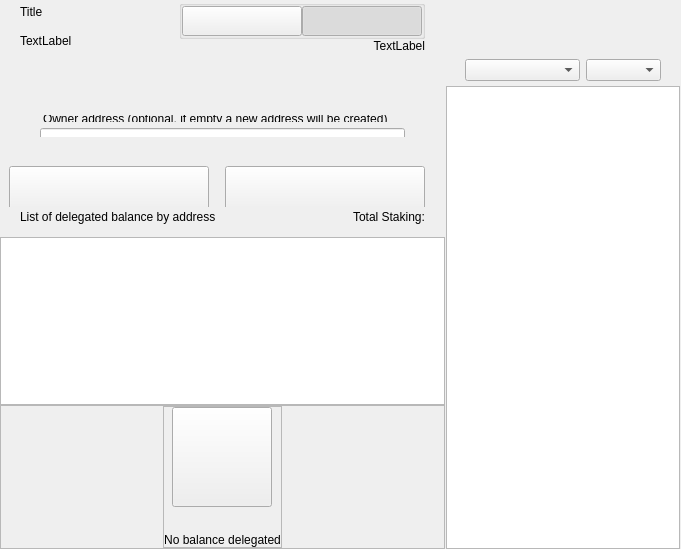
<?xml version="1.0" encoding="UTF-8"?>
<ui version="4.0">
 <class>ColdStakingWidget</class>
 <widget class="QWidget" name="ColdStakingWidget">
  <property name="geometry">
   <rect>
    <x>0</x>
    <y>0</y>
    <width>629</width>
    <height>549</height>
   </rect>
  </property>
  <property name="windowTitle">
   <string>Form</string>
  </property>
  <layout class="QHBoxLayout" name="horizontalLayout_1" stretch="2,1">
   <property name="spacing">
    <number>0</number>
   </property>
   <property name="leftMargin">
    <number>0</number>
   </property>
   <property name="topMargin">
    <number>0</number>
   </property>
   <property name="rightMargin">
    <number>0</number>
   </property>
   <property name="bottomMargin">
    <number>0</number>
   </property>
   <item>
    <widget class="QWidget" name="left" native="true">
     <layout class="QVBoxLayout" name="verticalLayout_3">
      <property name="leftMargin">
       <number>0</number>
      </property>
      <property name="topMargin">
       <number>0</number>
      </property>
      <property name="rightMargin">
       <number>0</number>
      </property>
      <property name="bottomMargin">
       <number>0</number>
      </property>
      <item>
       <layout class="QVBoxLayout" name="verticalLayout_2">
        <property name="spacing">
         <number>0</number>
        </property>
        <item>
         <layout class="QVBoxLayout" name="verticalLayoutTop">
          <property name="spacing">
           <number>0</number>
          </property>
          <property name="leftMargin">
           <number>20</number>
          </property>
          <property name="rightMargin">
           <number>20</number>
          </property>
          <item>
           <widget class="QWidget" name="containerTitle" native="true">
            <property name="sizePolicy">
             <sizepolicy hsizetype="Preferred" vsizetype="Minimum">
              <horstretch>0</horstretch>
              <verstretch>0</verstretch>
             </sizepolicy>
            </property>
            <property name="maximumSize">
             <size>
              <width>16777215</width>
              <height>100</height>
             </size>
            </property>
            <layout class="QHBoxLayout" name="containerTitleLayout">
             <property name="spacing">
              <number>0</number>
             </property>
             <property name="leftMargin">
              <number>0</number>
             </property>
             <property name="topMargin">
              <number>0</number>
             </property>
             <property name="rightMargin">
              <number>0</number>
             </property>
             <property name="bottomMargin">
              <number>0</number>
             </property>
             <item>
              <layout class="QVBoxLayout" name="verticalLayout11">
               <property name="spacing">
                <number>5</number>
               </property>
               <item>
                <widget class="QLabel" name="labelTitle">
                 <property name="text">
                  <string>Title</string>
                 </property>
                </widget>
               </item>
               <item>
                <widget class="QLabel" name="labelSubtitle1">
                 <property name="maximumSize">
                  <size>
                   <width>16777215</width>
                   <height>16777215</height>
                  </size>
                 </property>
                 <property name="text">
                  <string>TextLabel</string>
                 </property>
                </widget>
               </item>
              </layout>
             </item>
             <item>
              <spacer name="horizontalSpacer">
               <property name="orientation">
                <enum>Qt::Horizontal</enum>
               </property>
               <property name="sizeHint" stdset="0">
                <size>
                 <width>40</width>
                 <height>20</height>
                </size>
               </property>
              </spacer>
             </item>
             <item>
              <widget class="QWidget" name="containerViewPrivacyChecks" native="true">
               <layout class="QVBoxLayout" name="containerPrivacyChecks">
                <property name="spacing">
                 <number>0</number>
                </property>
                <property name="leftMargin">
                 <number>0</number>
                </property>
                <property name="topMargin">
                 <number>0</number>
                </property>
                <property name="rightMargin">
                 <number>0</number>
                </property>
                <property name="bottomMargin">
                 <number>0</number>
                </property>
                <item alignment="Qt::AlignHCenter|Qt::AlignVCenter">
                 <widget class="QGroupBox" name="groupBox">
                  <property name="title">
                   <string/>
                  </property>
                  <layout class="QHBoxLayout" name="horizontalLayout_2_1">
                   <property name="spacing">
                    <number>0</number>
                   </property>
                   <property name="leftMargin">
                    <number>0</number>
                   </property>
                   <property name="topMargin">
                    <number>0</number>
                   </property>
                   <property name="rightMargin">
                    <number>0</number>
                   </property>
                   <property name="bottomMargin">
                    <number>0</number>
                   </property>
                   <item>
                    <widget class="QPushButton" name="pushLeft">
                     <property name="minimumSize">
                      <size>
                       <width>120</width>
                       <height>30</height>
                      </size>
                     </property>
                     <property name="maximumSize">
                      <size>
                       <width>120</width>
                       <height>30</height>
                      </size>
                     </property>
                     <property name="focusPolicy">
                      <enum>Qt::NoFocus</enum>
                     </property>
                     <property name="text">
                      <string/>
                     </property>
                     <property name="checkable">
                      <bool>true</bool>
                     </property>
                     <property name="autoExclusive">
                      <bool>true</bool>
                     </property>
                    </widget>
                   </item>
                   <item>
                    <widget class="QPushButton" name="pushRight">
                     <property name="minimumSize">
                      <size>
                       <width>120</width>
                       <height>30</height>
                      </size>
                     </property>
                     <property name="maximumSize">
                      <size>
                       <width>120</width>
                       <height>30</height>
                      </size>
                     </property>
                     <property name="focusPolicy">
                      <enum>Qt::NoFocus</enum>
                     </property>
                     <property name="text">
                      <string/>
                     </property>
                     <property name="checkable">
                      <bool>true</bool>
                     </property>
                     <property name="checked">
                      <bool>true</bool>
                     </property>
                     <property name="autoExclusive">
                      <bool>true</bool>
                     </property>
                    </widget>
                   </item>
                  </layout>
                 </widget>
                </item>
                <item alignment="Qt::AlignTop">
                 <widget class="QLabel" name="labelSubtitle2">
                  <property name="text">
                   <string>TextLabel</string>
                  </property>
                  <property name="alignment">
                   <set>Qt::AlignRight|Qt::AlignTrailing|Qt::AlignVCenter</set>
                  </property>
                 </widget>
                </item>
               </layout>
              </widget>
             </item>
            </layout>
           </widget>
          </item>
          <item>
           <spacer name="verticalSpacer_2">
            <property name="orientation">
             <enum>Qt::Vertical</enum>
            </property>
            <property name="sizeType">
             <enum>QSizePolicy::Fixed</enum>
            </property>
            <property name="sizeHint" stdset="0">
             <size>
              <width>20</width>
              <height>30</height>
             </size>
            </property>
           </spacer>
          </item>
          <item>
           <widget class="QWidget" name="containerSend" native="true">
            <property name="minimumSize">
             <size>
              <width>0</width>
              <height>50</height>
             </size>
            </property>
            <layout class="QVBoxLayout" name="containerSendRow">
             <property name="spacing">
              <number>6</number>
             </property>
             <property name="leftMargin">
              <number>0</number>
             </property>
             <property name="topMargin">
              <number>0</number>
             </property>
             <property name="rightMargin">
              <number>0</number>
             </property>
             <property name="bottomMargin">
              <number>0</number>
             </property>
             <item>
              <widget class="QLabel" name="labelEditTitle">
               <property name="maximumSize">
                <size>
                 <width>16777215</width>
                 <height>30</height>
                </size>
               </property>
               <property name="styleSheet">
                <string notr="true">padding-left:20px; padding-bottom:3px;</string>
               </property>
               <property name="text">
                <string/>
               </property>
              </widget>
             </item>
             <item>
              <spacer name="verticalSpacer_6">
               <property name="orientation">
                <enum>Qt::Vertical</enum>
               </property>
               <property name="sizeType">
                <enum>QSizePolicy::Fixed</enum>
               </property>
               <property name="sizeHint" stdset="0">
                <size>
                 <width>20</width>
                 <height>9</height>
                </size>
               </property>
              </spacer>
             </item>
             <item>
              <widget class="QWidget" name="containerOwner" native="true">
               <layout class="QVBoxLayout" name="vContainerOwner">
                <property name="spacing">
                 <number>4</number>
                </property>
                <property name="leftMargin">
                 <number>20</number>
                </property>
                <property name="topMargin">
                 <number>0</number>
                </property>
                <property name="rightMargin">
                 <number>20</number>
                </property>
                <property name="bottomMargin">
                 <number>0</number>
                </property>
                <item>
                 <widget class="QLabel" name="labelSubtitleDescription">
                  <property name="maximumSize">
                   <size>
                    <width>16777215</width>
                    <height>20</height>
                   </size>
                  </property>
                  <property name="styleSheet">
                   <string notr="true">margin-bottom:2px;
                   margin-left:0.05px;
                   padding:0px;</string>
                  </property>
                  <property name="text">
                   <string>Owner address (optional, if empty a new address will be created)</string>
                  </property>
                 </widget>
                </item>
                <item>
                 <widget class="QLineEdit" name="lineEditOwnerAddress">
                  <property name="minimumSize">
                   <size>
                    <width>0</width>
                    <height>50</height>
                   </size>
                  </property>
                  <property name="maximumSize">
                   <size>
                    <width>16777215</width>
                    <height>50</height>
                   </size>
                  </property>
                  <property name="styleSheet">
                   <string notr="true"/>
                  </property>
                 </widget>
                </item>
               </layout>
              </widget>
             </item>
            </layout>
           </widget>
          </item>
         </layout>
        </item>
        <item>
         <spacer name="verticalSpacer_3">
          <property name="orientation">
           <enum>Qt::Vertical</enum>
          </property>
          <property name="sizeType">
           <enum>QSizePolicy::Minimum</enum>
          </property>
          <property name="sizeHint" stdset="0">
           <size>
            <width>20</width>
            <height>20</height>
           </size>
          </property>
         </spacer>
        </item>
        <item>
         <widget class="QWidget" name="containerBtn" native="true">
          <property name="minimumSize">
           <size>
            <width>0</width>
            <height>50</height>
           </size>
          </property>
          <layout class="QHBoxLayout" name="horizontalLayout">
           <property name="rightMargin">
            <number>20</number>
           </property>
           <item>
            <spacer name="horizontalSpacer_2">
             <property name="orientation">
              <enum>Qt::Horizontal</enum>
             </property>
             <property name="sizeHint" stdset="0">
              <size>
               <width>200</width>
               <height>20</height>
              </size>
             </property>
            </spacer>
           </item>
           <item>
            <layout class="QHBoxLayout" name="horizontalLayout_7">
             <item>
              <spacer name="horizontalSpacer_3">
               <property name="orientation">
                <enum>Qt::Horizontal</enum>
               </property>
               <property name="sizeType">
                <enum>QSizePolicy::Expanding</enum>
               </property>
               <property name="sizeHint" stdset="0">
                <size>
                 <width>40</width>
                 <height>20</height>
                </size>
               </property>
              </spacer>
             </item>
             <item>
              <widget class="QPushButton" name="pushButtonClear">
               <property name="minimumSize">
                <size>
                 <width>200</width>
                 <height>50</height>
                </size>
               </property>
               <property name="focusPolicy">
                <enum>Qt::NoFocus</enum>
               </property>
               <property name="text">
                <string/>
               </property>
              </widget>
             </item>
             <item>
              <spacer name="horizontalSpacer_4">
               <property name="orientation">
                <enum>Qt::Horizontal</enum>
               </property>
               <property name="sizeType">
                <enum>QSizePolicy::Fixed</enum>
               </property>
               <property name="sizeHint" stdset="0">
                <size>
                 <width>10</width>
                 <height>20</height>
                </size>
               </property>
              </spacer>
             </item>
             <item>
              <widget class="QPushButton" name="pushButtonSend">
               <property name="minimumSize">
                <size>
                 <width>200</width>
                 <height>50</height>
                </size>
               </property>
               <property name="maximumSize">
                <size>
                 <width>200</width>
                 <height>50</height>
                </size>
               </property>
               <property name="focusPolicy">
                <enum>Qt::NoFocus</enum>
               </property>
               <property name="text">
                <string/>
               </property>
              </widget>
             </item>
            </layout>
           </item>
          </layout>
         </widget>
        </item>
        <item>
         <widget class="QWidget" name="containerHistoryLabel" native="true">
          <layout class="QHBoxLayout" name="horizontalLayout_4">
           <property name="spacing">
            <number>0</number>
           </property>
           <property name="leftMargin">
            <number>20</number>
           </property>
           <property name="topMargin">
            <number>0</number>
           </property>
           <property name="rightMargin">
            <number>20</number>
           </property>
           <property name="bottomMargin">
            <number>0</number>
           </property>
           <item>
            <widget class="QWidget" name="verticalWidget" native="true">
             <property name="minimumSize">
              <size>
               <width>100</width>
               <height>0</height>
              </size>
             </property>
             <layout class="QVBoxLayout" name="verticalLayout_58">
              <property name="leftMargin">
               <number>0</number>
              </property>
              <property name="topMargin">
               <number>0</number>
              </property>
              <property name="rightMargin">
               <number>0</number>
              </property>
              <property name="bottomMargin">
               <number>0</number>
              </property>
              <item>
               <widget class="QLabel" name="labelListHistory">
                <property name="text">
                 <string>List of delegated balance by address</string>
                </property>
               </widget>
              </item>
             </layout>
            </widget>
           </item>
           <item>
            <spacer name="horizontalSpacer_5">
             <property name="orientation">
              <enum>Qt::Horizontal</enum>
             </property>
             <property name="sizeHint" stdset="0">
              <size>
               <width>40</width>
               <height>20</height>
              </size>
             </property>
            </spacer>
           </item>
           <item>
            <widget class="QLabel" name="labelStakingTotal">
             <property name="text">
              <string>Total Staking:</string>
             </property>
            </widget>
           </item>
          </layout>
         </widget>
        </item>
        <item>
         <layout class="QVBoxLayout" name="verticalLayout_64">
          <property name="spacing">
           <number>0</number>
          </property>
          <item>
           <spacer name="verticalSpacer_44">
            <property name="orientation">
             <enum>Qt::Vertical</enum>
            </property>
            <property name="sizeType">
             <enum>QSizePolicy::Fixed</enum>
            </property>
            <property name="sizeHint" stdset="0">
             <size>
              <width>20</width>
              <height>10</height>
             </size>
            </property>
           </spacer>
          </item>
          <item>
           <widget class="QListView" name="listView">
            <property name="enabled">
             <bool>true</bool>
            </property>
            <property name="mouseTracking">
             <bool>true</bool>
            </property>
           </widget>
          </item>
          <item>
           <widget class="QFrame" name="emptyContainer">
            <property name="minimumSize">
             <size>
              <width>0</width>
              <height>100</height>
             </size>
            </property>
            <property name="frameShape">
             <enum>QFrame::StyledPanel</enum>
            </property>
            <property name="frameShadow">
             <enum>QFrame::Raised</enum>
            </property>
            <layout class="QVBoxLayout" name="verticalLayout_71" stretch="1,8">
             <property name="spacing">
              <number>0</number>
             </property>
             <property name="leftMargin">
              <number>0</number>
             </property>
             <property name="topMargin">
              <number>0</number>
             </property>
             <property name="rightMargin">
              <number>0</number>
             </property>
             <property name="bottomMargin">
              <number>0</number>
             </property>
             <item>
              <spacer name="verticalSpacer">
               <property name="orientation">
                <enum>Qt::Vertical</enum>
               </property>
               <property name="sizeHint" stdset="0">
                <size>
                 <width>20</width>
                 <height>20</height>
                </size>
               </property>
              </spacer>
             </item>
             <item alignment="Qt::AlignHCenter|Qt::AlignVCenter">
              <widget class="QFrame" name="emptyScreen">
               <property name="sizePolicy">
                <sizepolicy hsizetype="Expanding" vsizetype="Expanding">
                 <horstretch>0</horstretch>
                 <verstretch>0</verstretch>
                </sizepolicy>
               </property>
               <property name="frameShape">
                <enum>QFrame::StyledPanel</enum>
               </property>
               <property name="frameShadow">
                <enum>QFrame::Raised</enum>
               </property>
               <layout class="QVBoxLayout" name="verticalLayout">
                <property name="spacing">
                 <number>30</number>
                </property>
                <property name="leftMargin">
                 <number>0</number>
                </property>
                <property name="topMargin">
                 <number>0</number>
                </property>
                <property name="rightMargin">
                 <number>0</number>
                </property>
                <property name="bottomMargin">
                 <number>0</number>
                </property>
                <item alignment="Qt::AlignHCenter|Qt::AlignVCenter">
                 <widget class="QPushButton" name="pushImgEmpty">
                  <property name="minimumSize">
                   <size>
                    <width>100</width>
                    <height>100</height>
                   </size>
                  </property>
                  <property name="maximumSize">
                   <size>
                    <width>100</width>
                    <height>100</height>
                   </size>
                  </property>
                  <property name="focusPolicy">
                   <enum>Qt::NoFocus</enum>
                  </property>
                  <property name="text">
                   <string/>
                  </property>
                  <property name="iconSize">
                   <size>
                    <width>100</width>
                    <height>100</height>
                   </size>
                  </property>
                 </widget>
                </item>
                <item alignment="Qt::AlignHCenter|Qt::AlignVCenter">
                 <widget class="QLabel" name="labelEmpty">
                  <property name="styleSheet">
                   <string notr="true"/>
                  </property>
                  <property name="text">
                   <string>No balance delegated</string>
                  </property>
                  <property name="alignment">
                   <set>Qt::AlignCenter</set>
                  </property>
                 </widget>
                </item>
               </layout>
              </widget>
             </item>
            </layout>
           </widget>
          </item>
         </layout>
        </item>
       </layout>
      </item>
     </layout>
    </widget>
   </item>
   <item>
    <widget class="QWidget" name="right" native="true">
     <layout class="QVBoxLayout" name="rightContainer">
      <property name="spacing">
       <number>0</number>
      </property>
      <property name="leftMargin">
       <number>1</number>
      </property>
      <property name="topMargin">
       <number>0</number>
      </property>
      <property name="rightMargin">
       <number>1</number>
      </property>
      <property name="bottomMargin">
       <number>0</number>
      </property>
      <item>
       <widget class="QWidget" name="containerRightButtons" native="true">
        <property name="minimumSize">
         <size>
          <width>0</width>
          <height>50</height>
         </size>
        </property>
        <layout class="QVBoxLayout" name="verticalLayout_4">
         <property name="leftMargin">
          <number>19</number>
         </property>
         <property name="topMargin">
          <number>0</number>
         </property>
         <property name="rightMargin">
          <number>19</number>
         </property>
         <property name="bottomMargin">
          <number>0</number>
         </property>
         <item>
          <widget class="OptionButton" name="btnCoinControl" native="true">
           <property name="minimumSize">
            <size>
             <width>0</width>
             <height>0</height>
            </size>
           </property>
          </widget>
         </item>
         <item>
          <widget class="OptionButton" name="btnColdStaking" native="true"/>
         </item>
         <item>
          <widget class="OptionButton" name="btnMyStakingAddresses" native="true">
           <property name="sizePolicy">
            <sizepolicy hsizetype="Preferred" vsizetype="Minimum">
             <horstretch>0</horstretch>
             <verstretch>0</verstretch>
            </sizepolicy>
           </property>
          </widget>
         </item>
        </layout>
       </widget>
      </item>
      <item>
       <widget class="QWidget" name="sortWidget" native="true">
        <layout class="QHBoxLayout" name="horizontalLayout_6">
         <property name="leftMargin">
          <number>19</number>
         </property>
         <property name="rightMargin">
          <number>19</number>
         </property>
         <property name="bottomMargin">
          <number>5</number>
         </property>
         <item>
          <spacer name="horizontalSpacer_6">
           <property name="orientation">
            <enum>Qt::Horizontal</enum>
           </property>
           <property name="sizeHint" stdset="0">
            <size>
             <width>40</width>
             <height>20</height>
            </size>
           </property>
          </spacer>
         </item>
         <item>
          <widget class="QComboBox" name="comboBoxSort">
           <property name="sizePolicy">
            <sizepolicy hsizetype="Preferred" vsizetype="Fixed">
             <horstretch>0</horstretch>
             <verstretch>0</verstretch>
            </sizepolicy>
           </property>
           <property name="minimumSize">
            <size>
             <width>115</width>
             <height>0</height>
            </size>
           </property>
          </widget>
         </item>
         <item>
          <widget class="QComboBox" name="comboBoxSortOrder">
           <property name="sizePolicy">
            <sizepolicy hsizetype="Preferred" vsizetype="Fixed">
             <horstretch>0</horstretch>
             <verstretch>0</verstretch>
            </sizepolicy>
           </property>
           <property name="minimumSize">
            <size>
             <width>75</width>
             <height>0</height>
            </size>
           </property>
          </widget>
         </item>
        </layout>
       </widget>
      </item>
      <item>
       <widget class="QListView" name="listViewStakingAddress">
        <property name="enabled">
         <bool>true</bool>
        </property>
        <property name="mouseTracking">
         <bool>true</bool>
        </property>
       </widget>
      </item>
     </layout>
    </widget>
   </item>
  </layout>
 </widget>
 <customwidgets>
  <customwidget>
   <class>OptionButton</class>
   <extends>QWidget</extends>
   <header>qt/oasis/optionbutton.h</header>
   <container>1</container>
  </customwidget>
 </customwidgets>
 <resources/>
 <connections/>
</ui>
